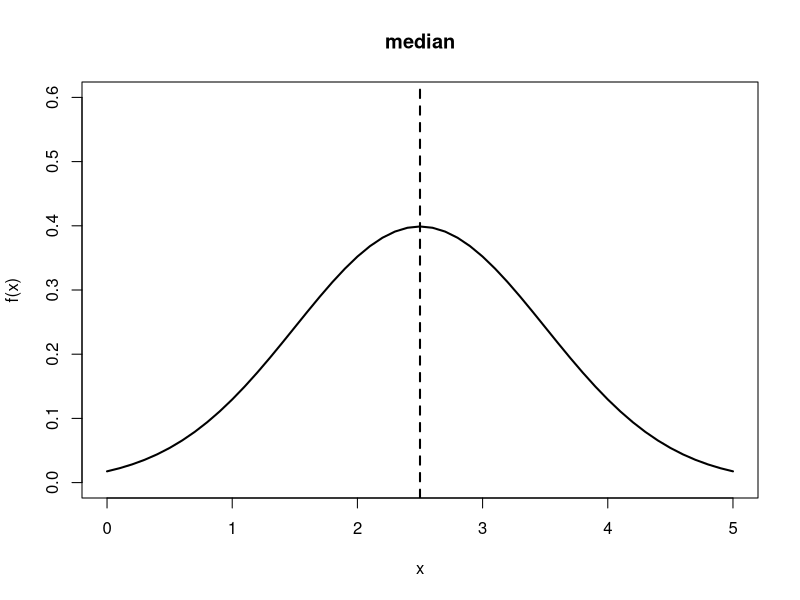

This figure's R source: (Note: this script raises an error after producing the figure.)
## ---- chunk 1
    x = seq(from  = 0, to = 5, by = 0.1)
    plot(x = x, y = dnorm(x, mean = 2.5, sd = 1), xlim = c(0, 5), lwd = 2, type = "l", xlab = "x", ylab = "f(x)", main = "median", ylim = c(0, 0.6))
    abline(v = qnorm(0.5, mean = 2.5, sd = 1), lty = 2, lwd = 2)
## ---- chunk 2
knitr::include_graphics("mean-median-mode.png")
## ---- chunk 3
knitr::include_graphics("pearson-mode-skewness.jpg")
